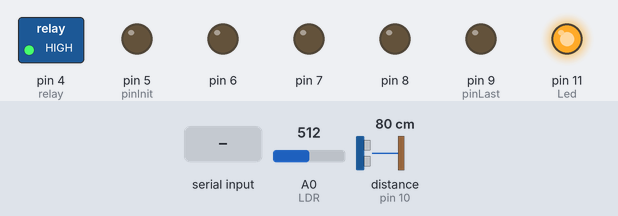
The sketch below on a simulated Arduino Uno, built with avr-gcc and run on an emulated ATmega328P. On the bench: switched loads named in the sketch (green lamp = pin HIGH), output pins drawn as LEDs (lit = HIGH). Wiring (inferred from the names in the program): ultrasonic range finder: trigger pin 13; echo pin 10. Inputs (shaded band) come from the test bench; at power-on: A0 (LDR) = 512, distance to the obstacle (sensor on pin 10) 80 cm. The echo pulse lasts 58.3 µs per cm; pins used as bus, display or sensor lines are not drawn.

Above: at 1.2 s.
1.3 s: "on\n" received over Serial
At 1.7 s:
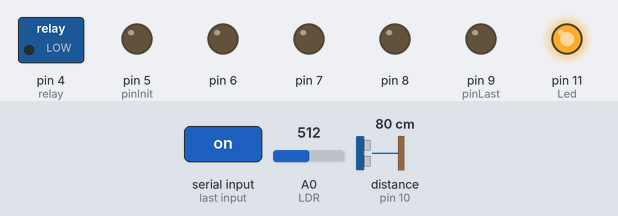
2.8 s: "all\n" received over Serial
At 4.0 s:
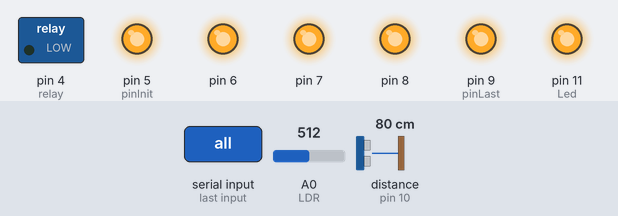
4.3 s: "off\n" received over Serial
At 5.0 s:
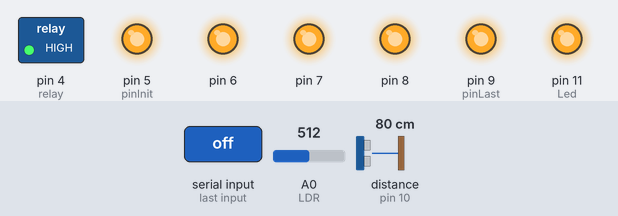
5.8 s: "1\n" received over Serial
At 6.1 s:
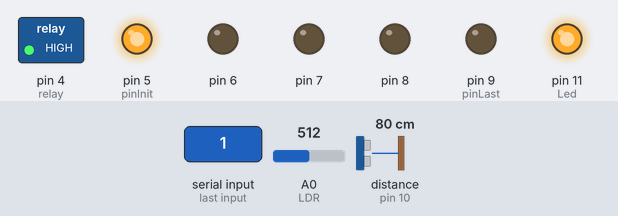
7.3 s: "2\n" received over Serial
At 8.4 s:
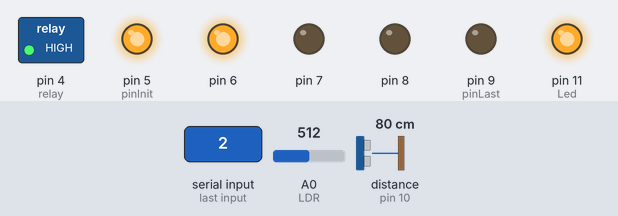
8.8 s: "reset\n" received over Serial
At 9.9 s:
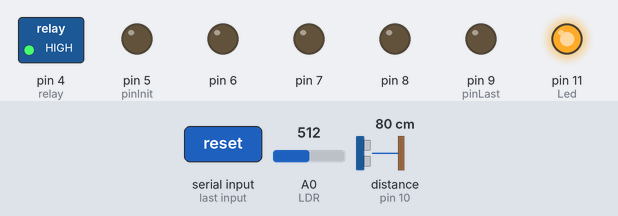
Timing chart, 0 to 11.3 s (numbered marks = the images above; inputs shaded):
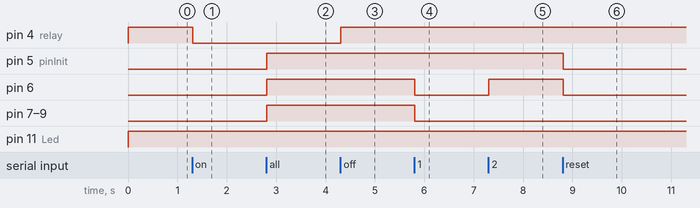

Measured:
- after the input at 1.3 s, pin 4 (relay): HIGH → LOW at once
- after the input at 2.8 s, pin 5 (pinInit), pin 6–8, pin 9 (pinLast): LOW → HIGH at once
- after the input at 4.3 s, pin 4 (relay): LOW → HIGH at once
- after the input at 5.8 s, pin 6–8, pin 9 (pinLast): HIGH → LOW at once
- after the input at 7.3 s, pin 6: LOW → HIGH at once
- after the input at 8.8 s, pin 5 (pinInit), pin 6: HIGH → LOW at once

The sketch:

cv2-ino-2.ino
```cpp
int pinLed = 13, relay = 4;
int pinInit = 5, pinLast = 9; // todos continuos
String data = "";

// fotocelda
int LDR = A0;  //Pin análogo en donde va conectada la fotocelda
int Led = 11;  //Pin PWM donde va conectado el LED
int LDR_valor = 0;

int trigPin = 13;
int echoPin = 10;
long duration;
int distance;

void setup() {

  Serial.begin(9600);

  pinMode(Led,OUTPUT);
  pinMode(trigPin, OUTPUT);
  pinMode(echoPin, INPUT);

  // pinMode(pinLed, OUTPUT);
  pinMode(relay, OUTPUT);
  digitalWrite(relay, HIGH);

  for (int i = pinInit; i <= pinLast; i++) {

    pinMode(i, OUTPUT);

  }

}

void loop() {

  serRead();
  fotocelda();

}

void serRead () {

  while (Serial.available())
  {
    char character = Serial.read();
    if (character != '\n') {


      if (character >= '0' && character <= '9') {

        if (character < '1' || character > '5')
          return onLeds(0, false);

        character -= '0';

        return onLeds(character, true);

      }

      data.concat(character);

    } else {

      // Serial.println("data");
      // Serial.println(data);

      if (data == "on")
        digitalWrite(relay, LOW); // envia señal baja al relay


      if (data == "off")
        digitalWrite(relay, HIGH); // envia señal alta al relay

      if (data == "reset")
        onLeds(0, false), digitalWrite(relay, HIGH);  // apaga todos los leds y envia señal alta al relay

      if (data == "all")
        onLeds(5, true), digitalWrite(relay, LOW);  // enciende todos los leds y envia señal baja al relay

      data = "";

    }

  }

  return;

}

void onLeds (int count, bool on) {

  if (count < 0)
    return;

  if (count < 5)
    for (int i = (count + 5); i <= pinLast; i++) {

      digitalWrite(i, count == 0 ? LOW : on ? LOW : HIGH);

    }

  for (int i = pinInit; i <= (count + 4); i++) {

    digitalWrite(i, on ? HIGH : LOW);

  }

  return;

}

void fotocelda () {

  // Enviar pulso ultrasónico
  digitalWrite(trigPin, LOW);
  delayMicroseconds(2);
  digitalWrite(trigPin, HIGH);
  delayMicroseconds(10);
  digitalWrite(trigPin, LOW);

  // Leer el pulso de respuesta del sensor
  duration = pulseIn(echoPin, HIGH);

  // Calcular la distancia en centímetros
  distance = duration * 0.034 / 2;

  // Mostrar la distancia en el monitor serie
  //Serial.print("Distancia: ");
  //Serial.print(distance);
  //Serial.println(" cm");

  LDR_valor = analogRead(LDR);

  //Serial.print("LDR = ");
  //Serial.println(LDR_valor);

  if (LDR_valor <= 150  && distance < 20){

    digitalWrite(Led, LOW);
    //delay(10000);
    for(int i = 0; i< 1000; i++){
      serRead();
      delay(10);
    }

    return;

  }
  else
    digitalWrite(Led, HIGH);

  return;

}
```
